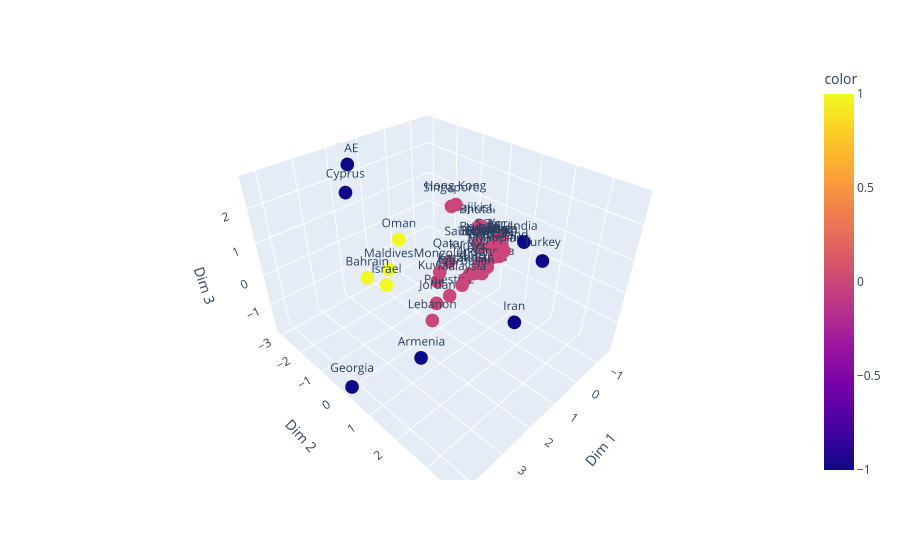

Notebook cell for this chart:
### Code cell
# Graphique 3D de l'ACP.  Clustering Inclus. 
fig = px.scatter_3d(dim_pca_df_base, x='Dim 1', y='Dim 2', z='Dim 3', text = 'Country', color = group)
fig.show()

### Figure 1 — Plotly figure (JSON) as saved in the notebook; plotly's stock layout.template omitted (floating-point values rounded to 4 significant figures)
{"data": [{"hovertemplate": "Dim 1=%{x}<br>Dim 2=%{y}<br>Dim 3=%{z}<br>Country=%{text}<br>color=%{marker.color}<extra></extra>", "legendgroup": "", "marker": {"color": [0, 0, 0, -1, -1, 0, 0, 0, 0, 0, 0, 0, 0, 0, 0, 0, 0, 0, 1, 0, 0, 0, 1, 0, 0, 0, 0, 0, 0, 0, 0, 0, 1, 0, -1, 0, -1, 0, -1, -1, 0, 0, 0, 0, 0, 1, 0, -1, 0], "coloraxis": "coloraxis", "symbol": "circle"}, "mode": "markers+text", "name": "", "scene": "scene", "showlegend": false, "text": ["Yemen", "Vietnam", "Uzbekistan", "UAE", "Turkey", "Timor-Leste", "Thailand", "Tajikistan", "Taiwan", "Syria", "Sri Lanka", "Singapore", "Saudi Arabia", "S. Korea", "Qatar", "Philippines", "Palestine", "Pakistan", "Oman", "Nepal", "Myanmar", "Mongolia", "Maldives", "Malaysia", "Macao", "Lebanon", "Laos", "Kyrgyzstan", "Kuwait", "Kazakhstan", "Jordan", "Japan", "Israel", "Iraq", "Iran", "Indonesia", "India", "Hong Kong", "Georgia", "Cyprus", "China", "Cambodia", "Brunei", "Bhutan", "Bangladesh", "Bahrain", "Azerbaijan", "Armenia", "Afghanistan"], "type": "scatter3d", "x": [-1.455, -0.9742, -1.4, 1.527, 2.124, -1.19, -0.5592, -1.213, -1.428, -1.319, -0.2727, -0.4563, -0.8353, -1.243, 0.1633, -0.4553, 0.7659, -1.179, 1.219, -0.6059, -0.9076, 0.7342, 1.806, 1.026, -1.49, 1.558, -1.408, -0.5934, 0.759, 0.1533, 1.186, -1.092, 2.227, 0.07404, 2.221, -0.5785, -0.1279, -0.8129, 4.242, 2.07, -1.51, -1.213, -0.8747, -1.19, -1.154, 2.448, 0.1059, 2.328, -1.196], "y": [-0.0083, 0.1926, -0.03111, -3.038, 3.74, -0.084, 0.8762, -0.5302, -0.126, 0.09375, 0.3853, -1.02, -0.2268, 0.1265, -0.4913, 0.8142, 0.126, 0.318, -1.409, 0.1415, 0.3082, -0.2973, -1.185, 0.8116, -0.0319, 0.2397, 0.1006, 0.01023, -0.3656, 0.3063, 0.03297, 0.01595, -0.801, 0.4265, 3.347, 0.3211, 1.779, -1.177, 0.09684, -2.462, -0.07792, -0.006679, -0.3192, -0.5579, 0.07948, -1.33, 0.0881, 0.5915, 0.2066], "z": [-0.1824, 0.04703, -0.1565, 2.335, 2.726, -0.2246, 0.3879, 0.3127, -0.0829, -0.1942, -0.4685, 1.073, -0.1277, 0.1201, -0.2687, 0.2344, -0.8358, 0.05989, 0.5313, -0.4175, -0.2359, -0.2564, -0.07568, 0.03428, -0.1743, -1.193, 0.02376, -0.4815, -0.6045, -0.3084, -0.9221, -0.1628, -0.1836, -0.267, 1.07, -0.4387, 1.264, 0.9393, -1.83, 1.89, -0.104, -0.2223, -0.02154, 0.3346, -0.2263, -0.1015, -0.6377, -1.82, -0.1577]}], "layout": {"coloraxis": {"colorbar": {"title": {"text": "color"}}, "colorscale": [[0, "#0d0887"], [0.1111, "#46039f"], [0.2222, "#7201a8"], [0.3333, "#9c179e"], [0.4444, "#bd3786"], [0.5556, "#d8576b"], [0.6667, "#ed7953"], [0.7778, "#fb9f3a"], [0.8889, "#fdca26"], [1, "#f0f921"]]}, "legend": {"tracegroupgap": 0}, "margin": {"t": 60}, "scene": {"domain": {"x": [0, 1], "y": [0, 1]}, "xaxis": {"title": {"text": "Dim 1"}}, "yaxis": {"title": {"text": "Dim 2"}}, "zaxis": {"title": {"text": "Dim 3"}}}}}
